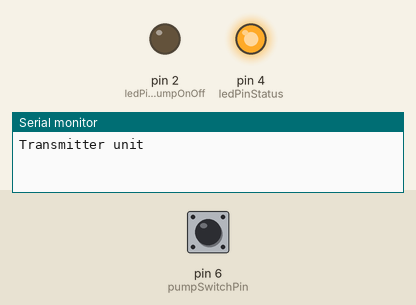
Bench run of a program on a simulated Arduino Nano, built with avr-gcc and run on an emulated ATmega328P. Shown: output pins drawn as LEDs (lit = HIGH), the last lines printed to the serial monitor. Dashed ring = blinking. The test bench sets the inputs (shaded band); at power-on: pin 6 (pumpSwitchPin) LOW. No radio packets arrive unless stated.

Above: at 1.2 s.
1.3 s: pin 6 (pumpSwitchPin) pulled HIGH for 0.15 s
At 2.2 s:
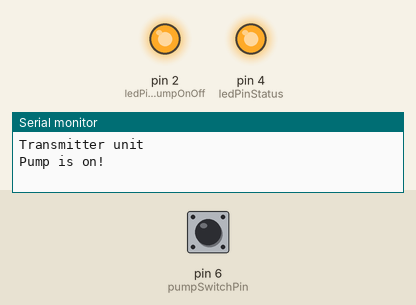
4.4 s: pin 6 (pumpSwitchPin) pulled HIGH for 1 s
At 7.35 s:
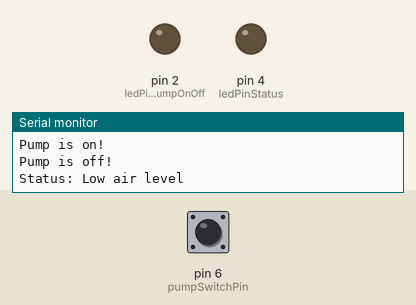
8.4 s: pin 6 (pumpSwitchPin) pulled HIGH for 0.15 s
At 9.8 s:
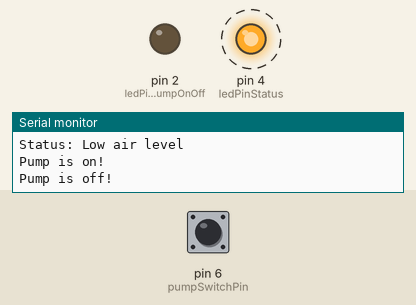
Timing chart, 0 to 17.4 s (numbered marks = the images above; inputs shaded):
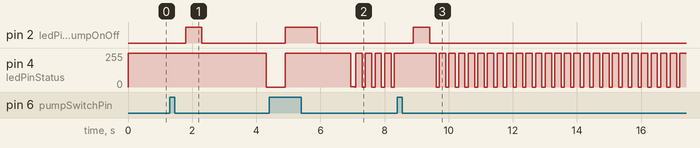

The program:

main.cpp
```cpp
#include "Arduino.h"
#include "AsyncBlinker.h"
#include <RF24.h>
#include <SPI.h>
#include <nRF24L01.h>

enum class Status {
  ok,
  lowAirLevel,
  noPumpActivity,
  pumpToggleOn,
  pumpToggleOff,
  noRadio,
};
Status status = Status::noPumpActivity;
Status pumpToggleState;

const int pumpSwitchPin = 6;
const int ledPinStatus = 4;
const int ledPinPumpOnOff = 2;
AsyncBlinker blinkOk = AsyncBlinker(ledPinStatus, 0, 10, 1990);
AsyncBlinker blinkLowAirLevel = AsyncBlinker(ledPinStatus, 0, 200, 100);
AsyncBlinker blinkNoPumpActivity = AsyncBlinker(ledPinStatus, 0, 2000, 100);
AsyncBlinker blinkNoRadio = AsyncBlinker(ledPinStatus, 0, 10000, 100);

int buttonState = 0;
bool pumpState = false;
bool newPumpState = false;
bool pumpIsOn = false;

unsigned long timeAtPumpOn;
unsigned long timeAtPumpOff;
unsigned long timeAtLastTransmit;

// Alarm for low pressure if the pump is on for less time than this duration.
// (Milliseconds).
const int pumpMinOnDuration = 10000;
// Alarm for no pump activity if pump is off for longer than this.
const double pumpMaxOffTime_hours = 12;
const unsigned long pumpMaxOffTime = pumpMaxOffTime_hours * 3600000;

const int transmitInterval = 1000 * 2;
boolean pumpIsToggled = false;
unsigned long currentTime;

// Trigger alarm when I have received more than this number of alarms in a row
const int nAlarmsLimit = 2;
unsigned long nAlarms = 0;
unsigned long nOK = 0;

RF24 radio(7, 8);
const byte address[6] = "00001";

void setup() {
  pinMode(pumpSwitchPin, INPUT);
  pinMode(ledPinStatus, OUTPUT);
  pinMode(ledPinPumpOnOff, OUTPUT);

  Serial.begin(9600);

  // Starting the Wireless communication
  radio.begin();
  // Setting the address where we will send the data
  radio.openWritingPipe(address);
  // You can set this as minimum or maximum depending on the
  // distance between the transmitter and receiver.
  radio.setPALevel(RF24_PA_MAX);

  // This sets the module as transmitter
  radio.stopListening();
  Serial.println("Transmitter unit");

  currentTime = millis();
  timeAtPumpOn = currentTime;
  timeAtPumpOff = currentTime;
  timeAtLastTransmit = currentTime;
}

unsigned long timeSinceLastPumpOn = 0;
unsigned long timeSinceLastPumpOff = 0;
unsigned long timeSinceLastTransmit = 0;
unsigned long totalPumpOnDuration = 0;
boolean has_changed_to_no_pump_activity = false;
String message = "Status: No pump activity!";

void loop() {
  currentTime = millis();
  newPumpState = digitalRead(pumpSwitchPin);

  if (pumpState != newPumpState) {
    // The pump was toggled
    pumpState = newPumpState;

    // Add delay to avoid quick on/off
    delay(500);

    if (pumpState == true) {
      // The pump was toggled on
      Serial.println("Pump is on!");
      pumpToggleState = Status::pumpToggleOn;
      timeAtPumpOn = currentTime;
    } else {
      // The pump was toggled off
      Serial.println("Pump is off!");
      pumpToggleState = Status::pumpToggleOff;
      timeAtPumpOff = currentTime;

      totalPumpOnDuration = timeAtPumpOff - timeAtPumpOn;

      if (totalPumpOnDuration < pumpMinOnDuration) {
        // This is low air level
        nAlarms++;
        if (nAlarms >= nAlarmsLimit) {
          message = "Status: Low air level";
          status = Status::lowAirLevel;
          nOK = 0;
        }
      } else {
        // This is OK
        nOK++;
        if (nOK > nAlarms) {
          message = "Status: OK";
          status = Status::ok;
          nAlarms = 0;
        }
      }
    }
    digitalWrite(ledPinPumpOnOff, pumpState);
    radio.write(&pumpToggleState, sizeof(pumpToggleState));
  }

  timeSinceLastPumpOn = currentTime - timeAtPumpOn;
  timeSinceLastPumpOff = currentTime - timeAtPumpOff;
  timeSinceLastTransmit = currentTime - timeAtLastTransmit;

  if (timeSinceLastPumpOn > pumpMaxOffTime) {
    if (!has_changed_to_no_pump_activity) {
      message = "Status: No pump activity!";
      status = Status::noPumpActivity;
      has_changed_to_no_pump_activity = true;
    }
  }
  else {
    has_changed_to_no_pump_activity = false;
  }

  // Send status at a fixed interval
  if (timeSinceLastTransmit >= transmitInterval) {
    timeAtLastTransmit = currentTime;
    radio.write(&status, sizeof(status));
    radio.write(&pumpToggleState, sizeof(pumpToggleState));
    Serial.println(message);
  }

  // Show status
  switch (status) {
  case Status::ok:
    blinkOk.blink(1);
    break;
  case Status::lowAirLevel:
    blinkLowAirLevel.blink(1);
    break;
  case Status::noPumpActivity:
    blinkNoPumpActivity.blink(1);
    break;
  default:
    Serial.println("Mysterious error!");
    Serial.print("state = ");
    Serial.println((int)status);

    // The LED will stay on as long as this line is executed in each loop.
    blinkOk.resetTimer();
  }

  blinkOk.run(currentTime);
  blinkLowAirLevel.run(currentTime);
  blinkNoPumpActivity.run(currentTime);

  delay(1);
}
```

AsyncBlinker.h
```cpp
//
// Created by UlrikKarlsson on 2021-12-08.
//

#ifndef TEST_ASYNCBLINKER_H
#define TEST_ASYNCBLINKER_H

#include "Arduino.h"

class AsyncBlinker {
private:
  int m_pin;
  int m_delay;
  int m_onTime;
  int m_offTime;
  unsigned long m_timeAtLastRun;
  unsigned long m_timeSinceLastCycle;
  int m_numberOfBlinks = 0;

public:
  AsyncBlinker(int pin, int delay, int offTime, int onTime);

  ~AsyncBlinker();

  void setDelay(int delay);

  void setOnTime(int onTime);

  void setOffTime(int offTime);

  // This method must be called on every round in main loop
  void run(unsigned long currentTime);

  // Call this method when you want to blink the LED
  void blink(int numberOfBlinks);

  void resetTimer();
};

#endif // TEST_ASYNCBLINKER_H
```

AsyncBlinker.cpp
```cpp
//
// Created by UlrikKarlsson on 2021-12-08.
//

#include "AsyncBlinker.h"

AsyncBlinker::AsyncBlinker(int pin, int delay, int onTime, int offTime) {
  m_timeAtLastRun = millis();
  m_timeSinceLastCycle = 0;
  m_pin = pin;
  setDelay(delay);
  setOnTime(onTime);
  setOffTime(offTime);
}

AsyncBlinker::~AsyncBlinker() {}

void AsyncBlinker::setDelay(int delay) { m_delay = delay; }

void AsyncBlinker::setOnTime(int onTime) { m_onTime = onTime; }

void AsyncBlinker::setOffTime(int offTime) { m_offTime = offTime; }

void AsyncBlinker::run(unsigned long currentTime) {
  if (m_numberOfBlinks > 0) {
    m_timeSinceLastCycle += currentTime - m_timeAtLastRun;
    if (m_timeSinceLastCycle < m_delay) {
      digitalWrite(m_pin, 0);
    } else if (m_timeSinceLastCycle < m_delay + m_onTime) {
      digitalWrite(m_pin, 1);
    } else if (m_timeSinceLastCycle < m_delay + m_onTime + m_offTime) {
      digitalWrite(m_pin, 0);
    } else {
      m_numberOfBlinks -= 1;
      m_timeSinceLastCycle = 0;
    }
    m_timeAtLastRun = currentTime;
  }
}

void AsyncBlinker::blink(int numberOfBlinks) {
  m_numberOfBlinks = numberOfBlinks;
}

void AsyncBlinker::resetTimer() {
  m_timeSinceLastCycle = 0;
  m_timeAtLastRun = millis();
}
```

Measured:
- after the input at 1.3 s, pin 2 (ledPinPumpOnOff): LOW → HIGH after 0.50 s, → LOW 0.50 s later
- after the input at 4.4 s, pin 2 (ledPinPumpOnOff): LOW → HIGH after 0.50 s, → LOW 1.0 s later
- after the input at 8.4 s, pin 2 (ledPinPumpOnOff): LOW → HIGH after 0.50 s, → LOW 0.50 s later
- by itself, pin 4 (ledPinStatus): alternates 255/255 for 0.20 s and 0/255 for 0.10 s
